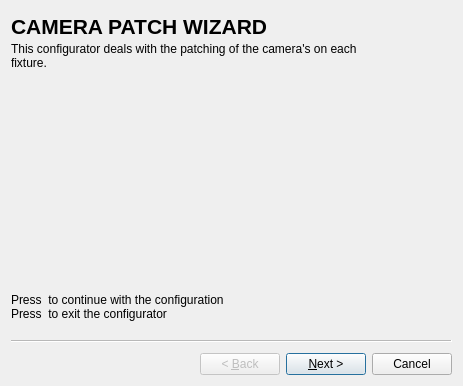
<?xml version="1.0" encoding="UTF-8"?>
<ui version="4.0">
 <class>Wizard</class>
 <widget class="QWizard" name="Wizard">
  <property name="geometry">
   <rect>
    <x>0</x>
    <y>0</y>
    <width>463</width>
    <height>386</height>
   </rect>
  </property>
  <property name="windowTitle">
   <string>Wizard</string>
  </property>
  <widget class="QWizardPage" name="wizardPage1">
   <widget class="QLabel" name="label_41">
    <property name="geometry">
     <rect>
      <x>0</x>
      <y>0</y>
      <width>378</width>
      <height>31</height>
     </rect>
    </property>
    <property name="text">
     <string>&lt;html&gt;&lt;head/&gt;&lt;body&gt;&lt;p&gt;&lt;span style=&quot; font-size:16pt; font-weight:700;&quot;&gt;CAMERA PATCH WIZARD&lt;/span&gt;&lt;/p&gt;&lt;/body&gt;&lt;/html&gt;</string>
    </property>
   </widget>
   <widget class="QLabel" name="label_32">
    <property name="geometry">
     <rect>
      <x>0</x>
      <y>30</y>
      <width>461</width>
      <height>31</height>
     </rect>
    </property>
    <property name="text">
     <string>&lt;html&gt;&lt;head/&gt;&lt;body&gt;&lt;p&gt;This configurator deals with the patching of the camera's on each &lt;br/&gt;fixture.&lt;/p&gt;&lt;/body&gt;&lt;/html&gt;</string>
    </property>
   </widget>
   <widget class="QLabel" name="label_33">
    <property name="geometry">
     <rect>
      <x>0</x>
      <y>270</y>
      <width>371</width>
      <height>51</height>
     </rect>
    </property>
    <property name="text">
     <string>Press &lt;NEXT&gt; to continue with the configuration
Press &lt;CANCEL&gt; to exit the configurator</string>
    </property>
   </widget>
  </widget>
  <widget class="QWizardPage" name="wizardPage2">
   <widget class="QLabel" name="label">
    <property name="geometry">
     <rect>
      <x>0</x>
      <y>25</y>
      <width>441</width>
      <height>31</height>
     </rect>
    </property>
    <property name="text">
     <string>&lt;html&gt;&lt;head/&gt;&lt;body&gt;&lt;p&gt;Enter URI for each Raspberry Pi for every patch fixture&lt;br/&gt;entry in the tree&lt;/p&gt;&lt;/body&gt;&lt;/html&gt;</string>
    </property>
   </widget>
   <widget class="QLabel" name="label_30">
    <property name="geometry">
     <rect>
      <x>0</x>
      <y>0</y>
      <width>378</width>
      <height>31</height>
     </rect>
    </property>
    <property name="text">
     <string>&lt;html&gt;&lt;head/&gt;&lt;body&gt;&lt;p&gt;&lt;span style=&quot; font-size:16pt; font-weight:700;&quot;&gt;CAMERA PATCH WIZARD&lt;/span&gt;&lt;/p&gt;&lt;p&gt;&lt;br/&gt;&lt;/p&gt;&lt;p&gt;&lt;br/&gt;&lt;/p&gt;&lt;/body&gt;&lt;/html&gt;</string>
    </property>
   </widget>
   <widget class="QTreeWidget" name="fixturepatchtree">
    <property name="geometry">
     <rect>
      <x>0</x>
      <y>60</y>
      <width>441</width>
      <height>192</height>
     </rect>
    </property>
    <property name="editTriggers">
     <set>QAbstractItemView::AllEditTriggers</set>
    </property>
    <attribute name="headerDefaultSectionSize">
     <number>120</number>
    </attribute>
    <column>
     <property name="text">
      <string>Fixture Name</string>
     </property>
    </column>
    <column>
     <property name="text">
      <string>URI</string>
     </property>
    </column>
   </widget>
   <widget class="QLabel" name="label_34">
    <property name="geometry">
     <rect>
      <x>0</x>
      <y>280</y>
      <width>371</width>
      <height>51</height>
     </rect>
    </property>
    <property name="text">
     <string>Press &lt;NEXT&gt; to continue with the configuration
Press &lt;CANCEL&gt; to exit the configurator</string>
    </property>
   </widget>
  </widget>
 </widget>
 <resources/>
 <connections/>
</ui>
